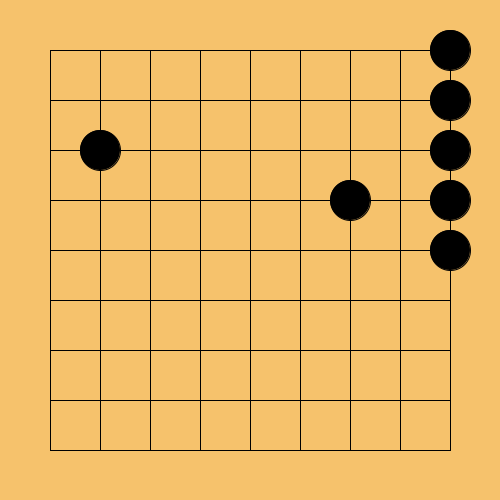
Frame 1 (no input)
Frame 60 (the mouse pressed at the canvas centre just before this capture): identical to frame 1, image omitted
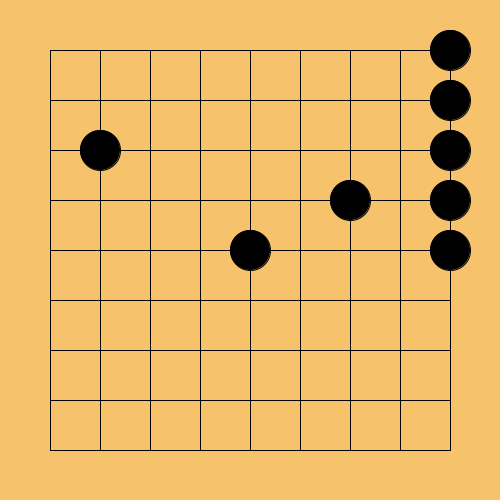
Frame 120 (the mouse held since frame 60 and released just before this capture)

The Processing sketch that drew these frames (run headless with seeded random() and noise(); from frame 60 on, the mouse is pressed at the canvas centre):

// Processing sketch: week04_7
// ── week04_7.pde
void setup(){
  size(500,500);
}
int [][] go={
  {0,0,0,0,0,0,0,0,1},
  {0,0,0,0,0,0,0,0,1},
  {0,1,0,0,0,0,0,0,1},
  {0,0,0,0,0,0,1,0,1},
  {0,0,0,0,0,0,0,0,1},
  {0,0,0,0,0,0,0,0,0},
  {0,0,0,0,0,0,0,0,0},
  {0,0,0,0,0,0,0,0,0},
  {0,0,0,0,0,0,0,0,0},
};
int N=0;
void mousePressed(){
  int j=(mouseX-25)/50;
  int i=(mouseY-25)/50;
  go[i][j] = (N%2==0) ? 1:2;
  N++;
}
void draw(){
  background(246,194,108);
  for(int i=1;i<=9;i++){
    line(50,50*i,450,50*i);
    line(50*i,50,50*i,450);
  }
  for(int i=0;i<9;i++){
    for(int j=0;j<9;j++){
      if(go[i][j]==1){ 
        fill(0);
        ellipse(50+j*50,50+i*50,40,40);
     }else if(go[i][j]==2){
        fill(255);
        ellipse(50+j*50,50+i*50,40,40);
     }
    }
  }
}
